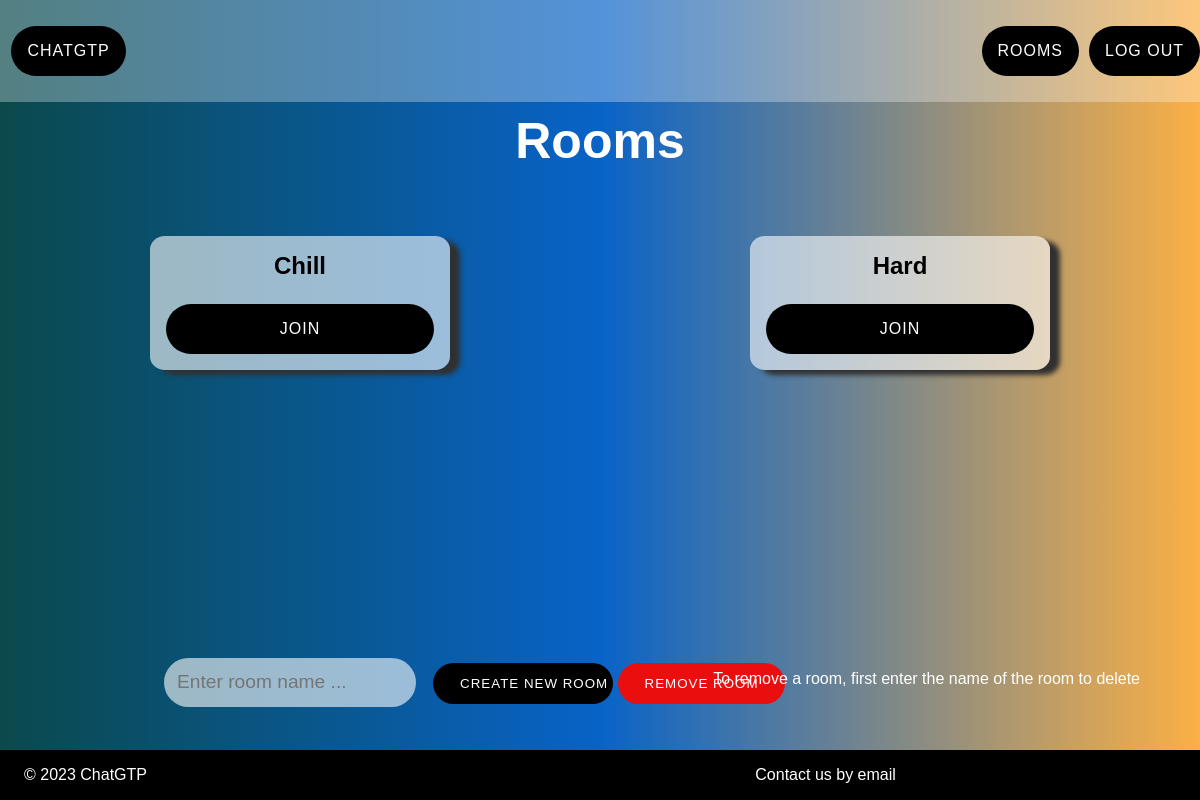
Before: /chat/ (signed in) with the older database file.
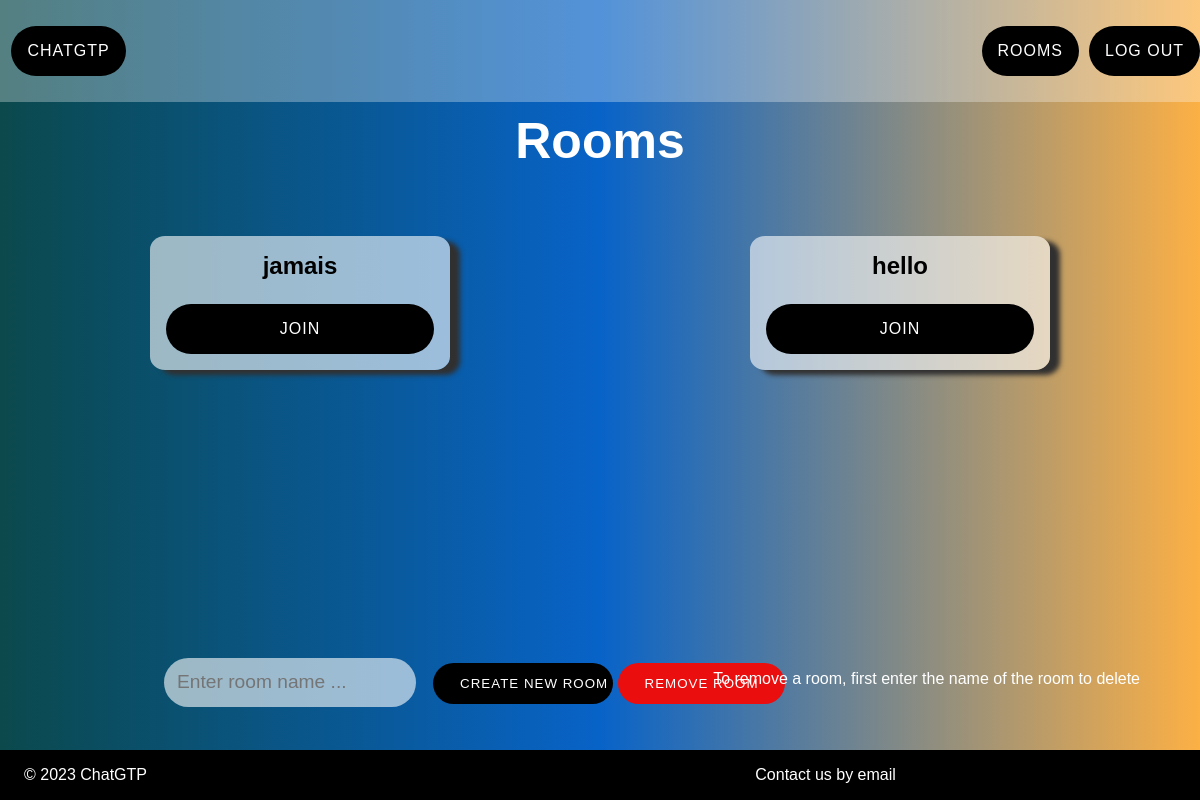
After: the same page with the newer database file.
### chat/models.py (models this page shows, shortened)
class Room(models.Model):
    name = models.CharField(max_length=255)
    slug = models.SlugField(max_length=30)

### chat/views.py (the view)
# urls.py: path('',views.rooms,name="rooms"),
@login_required
def rooms(request):
    rooms = Room.objects.all()
    return render(request, 'chat/rooms.html', {'rooms': rooms})

### chat/templates/chat/rooms.html (shortened to what this page needs)
{% extends 'core/base.html' %}
{% block content %}
<div class="page-title">
    <h1>Rooms</h1>
</div>
<div class="container">
    <form id="add-form" method="post">
        <input id="room_name" type="text" placeholder="Enter room name ..." />
        <input id="create-room" type="submit"  value="Create new room">
        <input id="remove-room" type="submit"  value="remove room">
    </form>
</div>
<div id="chat-rooms">
    {% for room in rooms %}
        <div class="rooms1">
            <div class="rooms2">
                <h2>{{ room.name }}</h2>
                <a href="{% url 'room' room.slug %}" >Join</a>
            </div>
        </div>
    {% endfor %}
</div>
<div id="info">
    <p>To remove a room, first enter the name of the room to delete</p>
</div>
{% endblock %}

### core/templates/core/base.html (shortened to what this page needs)
<!DOCTYPE html>
<html>
    <head>
        {% load static %}
        <link rel="stylesheet" type="text/css" href="{% static 'css/style.css' %}"/>
    </head>
    <body>
        <nav>
            <div>
                <a href="/" id="loop-back-link">ChatGTP</a>
            </div>
            <div id="button-div">
                {% if request.user.is_authenticated %}
                    <a href="/chat/" id="roomsnav" class="rolo">Rooms</a>
                    <a href="/logout/" id="logoutnav" class="sulo">Log out</a>
                {% else %}
                    <a href="/login/" id="loginnav" class="rolo">Log in</a>
                    <a href="/signup/" id="signupnav" class="sulo">Sign up</a>
                {% endif %}
            </div>
        </nav>
        <footer>
            <p>© 2023 ChatGTP</p>
            <a href="mailto:francois.roy@uha.fr">Contact us by email</a>
        </footer>
        {% block content %}
        {% endblock %}
    </body>
</html>

### core/static/css/style.css (style rules this page uses)
* { margin:0; padding:0; }
body { font-family:'Poppins', sans-serif; min-height:100vh; background:#0B494C; background: linear-gradient(90deg, #0B494C 0%, #0863C8 50%, #FCB045 100%); display:flex; align-items:center; justify-content:center; }
nav { position:fixed; top:0px; width:100%; display:flex; align-items:center; justify-content: space-between; padding: 1em 3em; background:rgba(255, 255, 255, .3); }
footer { position:absolute; width:100%; height:50px; background-color:black; color:white; display:flex; text-align:center; bottom:0px; left:0; right:0; }
footer a { text-decoration:none; margin:auto; color:white; }
footer p { margin:auto; margin-left:2%; }
#loop-back-link { display:inline-block; margin-left:10%; background:black; color:white; padding:1rem; border-radius:100px; text-transform:uppercase; letter-spacing:1px; text-decoration:none; transition: background .5s }
#button-div { display:flex; align-items: center; justify-content: space-around; }
#roomsnav { display:inline-block; margin:10px; background:black; color:white; padding:1rem; border-radius:100px; text-transform:uppercase; letter-spacing:1px; text-decoration:none; transition: background .5s }
#logoutnav { display:inline-block; background:black; color:white; padding:1rem; border-radius:100px; text-transform:uppercase; letter-spacing:1px; text-decoration:none; transition: background .5s }
.page-title { position:fixed; margin:auto; top:4%; text-align:center; }
.page-title h1 { font-size: 50px; color:white; }
#chat-rooms { position:fixed; top:28%; width:100%; display:inline-flex; }
#chat-rooms a { display:block; background:black; color:white; padding:1em 2em; border-radius:100px; text-transform:uppercase; letter-spacing:1px; text-decoration:none; transition: background .5s }
.rooms1 { width:100%; padding:1%; margin:auto; }
.rooms2 { padding:1em; background:rgba(255, 255, 255, .6); box-shadow:10px 5px 5px rgb(49, 48, 48); border-radius: 5%/10%; text-align: center; }
.rooms2 h2 { margin-bottom: 1em; font-size: x-large; font-weight: 600; }
.container { display:inline-flex; position:fixed; bottom:10%; width:75%; }
.container input[type="text"] { display:inline-block; border:none; outline:none; background:rgba(255, 255, 255, .6); margin:1.5%; padding:1.5%; font-size:larger; border-radius:100px; width:69%; transition: background .5s; }
#add-form { width:100%; margin:auto; }
#create-room { border:none; outline:none; display:inline-block; background:black; color:white; padding:1em 2em; border-radius:100px; text-transform:uppercase; letter-spacing:1px; transition: background .5s }
#remove-room { border:none; outline:none; display:inline-block; background:rgb(234, 14, 14); color:white; padding:1em 2em; border-radius:100px; text-transform:uppercase; letter-spacing:1px; transition: background .5s }
#info { position:fixed; bottom:14%; right:5%; }
#info p { color:white; }
@media (min-width: 1024px) { .page-title { padding:5em; } }
@media (min-width: 1024px) { .page-title h1 { font-size: 50px; } }
@media (min-width: 1024px) { #create-room { width:20%; } }
@media (min-width: 1024px) { #room_name { width:25%; } }
@media (min-width: 1024px) { .rooms1 { width:25%; } }

Changed rows visible on the page:
removed Room: name "Chill"
removed Room: name "Hard"
added Room: name "jamais"
added Room: name "hello"
